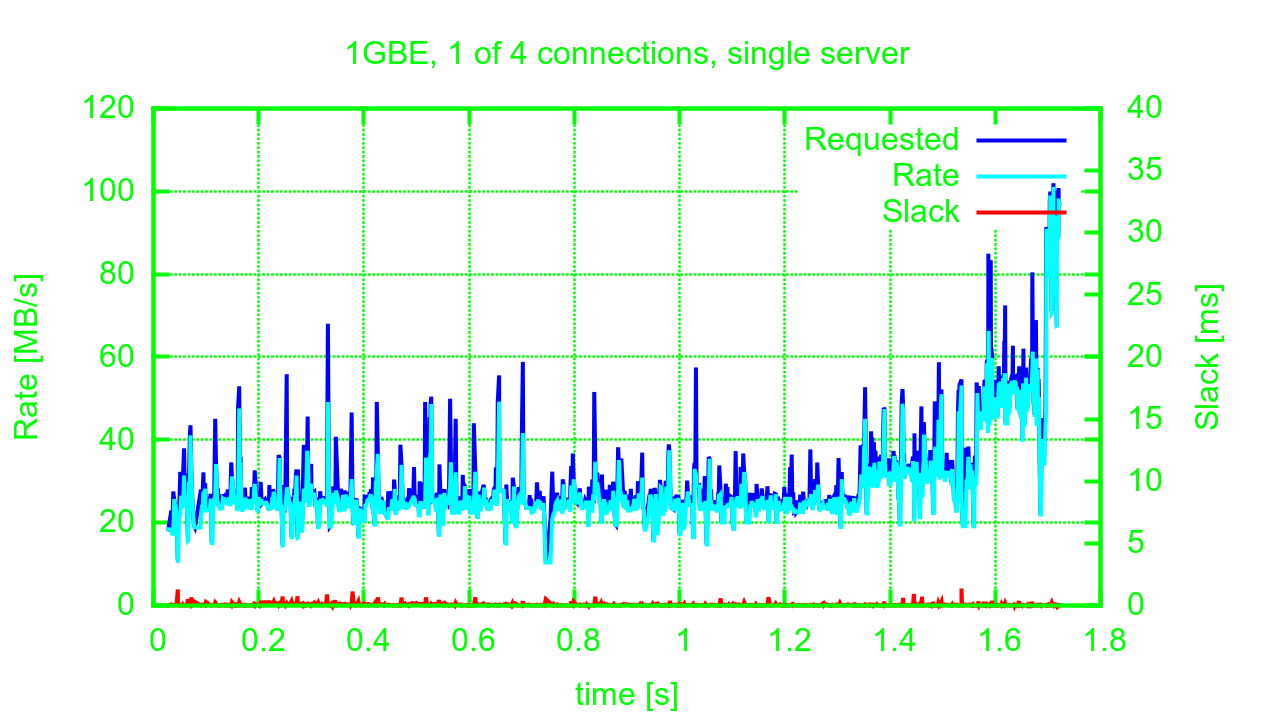

Write gnuplot code to recreate this figure.
set terminal pngcairo transparent linewidth 4 font ",24" size 1280, 720
set style data lines
set grid lc rgbcolor "green"
set title "1GBE, 1 of 4 connections, single server" textcolor rgbcolor "green"
set xtics textcolor rgbcolor "green"
set ytics textcolor rgbcolor "green"
set y2tics textcolor rgbcolor "green"
set xlabel textcolor rgbcolor "green"
set ylabel textcolor rgbcolor "green"
set y2label textcolor rgbcolor "green"
set yrange [0:120]
set y2range [0:40]
set key textcolor rgbcolor "green"
set border 31 lc rgbcolor "green"
#set style line 1 lc rgbcolor "red"
#set style line 2 lc rgbcolor "cyan"
#set style line 3 lc rgbcolor "blue"
set xlabel "time [s]"
set ylabel "Rate [MB/s]"
set y2label "Slack [ms]"
plot \
 "30c3/gbe-4.2.tmg" using 1:4 title "Requested" lc rgbcolor "blue",\
 "30c3/gbe-4.2.tmg" using 1:5 title "Rate" lc rgbcolor "cyan",\
 "30c3/gbe-4.2.tmg" using 1:3 axis x1y2 title "Slack" lc rgbcolor "red"
